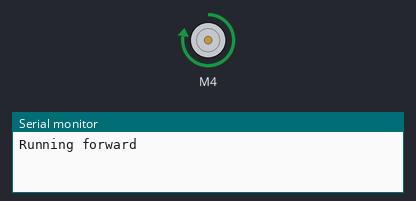
Bench run of a sketch on a simulated Arduino Uno, built with avr-gcc and run on an emulated ATmega328P. Shown: DC motor (green arrow = forward, orange = backward, longer = faster), the last lines printed to the serial monitor.

Above: at 1.0 s.
At 2.5 s:
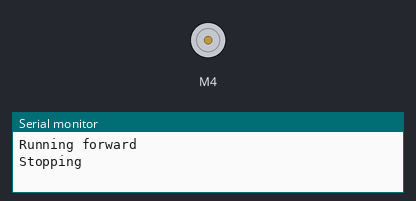
At 4.0 s:
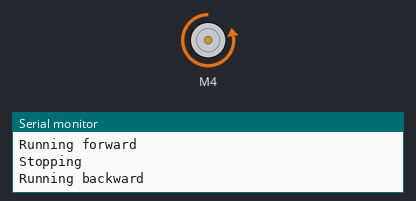
Timing chart, 0 to 7.8 s (numbered marks = the images above):
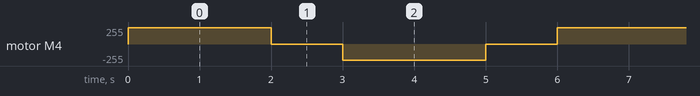

The sketch:

9_dc_motor.ino
```cpp
// Arduino Motor

#include <AFMotor.h>

AF_DCMotor motor(4);

void setup()
{
    // put your setup code here, to run once:
    Serial.begin(9600);
}

void loop()
{
    // put your main code here, to run repeatedly:
    motor.setSpeed(500);
    motor.run(FORWARD);
    Serial.println("Running forward");
    delay(2000);
    motor.run(RELEASE);
    Serial.println("Stopping");
    delay(1000);
    motor.run(BACKWARD);
    Serial.println("Running backward");
    delay(2000);
    motor.run(RELEASE);
    Serial.println("Stopping");
    delay(1000);
}
```

Measured:
- by itself, motor M4: repeats every 6.0 s: stopped 1.0 s, backward 244/255 2.0 s, stopped 1.0 s, forward 244/255 2.0 s
